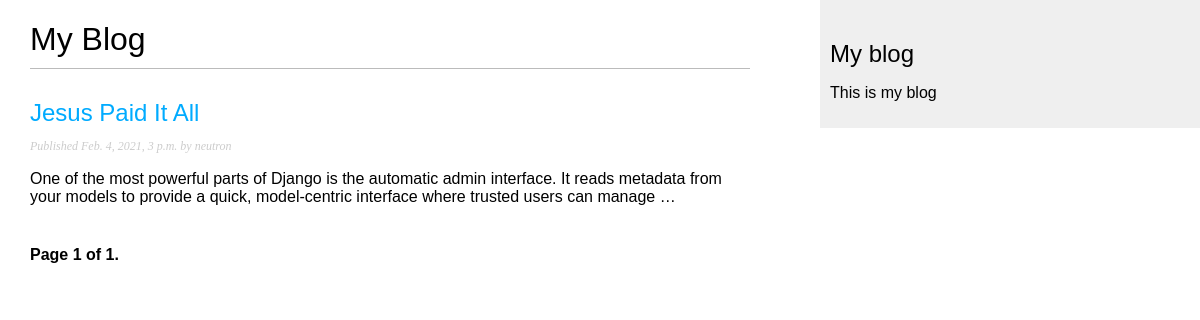
Page /blog/ on the earlier database version.
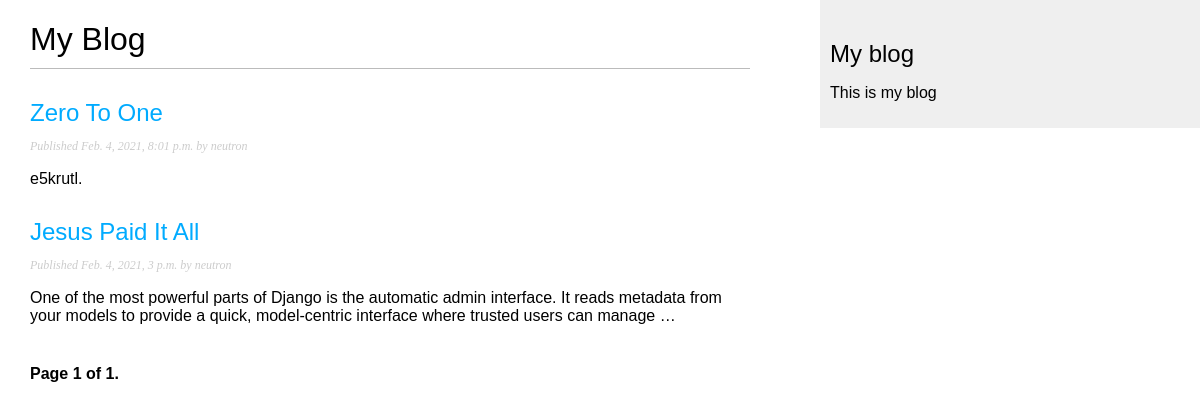
Same page on the later database version.
### blog/models.py (models this page shows, shortened)
class Post(models.Model):
    STATUS_CHOICES = (
        ('draft', 'Draft'),
        ('published', 'Published'),
    )
    title = models.CharField(max_length=250)
    slug = models.SlugField(max_length=250,unique_for_date='publish')
    author = models.ForeignKey(User, on_delete=models.CASCADE, related_name='blog_posts')
    body = models.TextField()
    publish = models.DateTimeField(default=timezone.now)
    created = models.DateTimeField(auto_now_add=True)
    updated = models.DateTimeField(auto_now=True)
    status = models.CharField(max_length=10,choices=STATUS_CHOICES,default='draft')
    class Meta:
        ordering = ('-publish',)
    objects = models.Manager() #Default manager
    published = PublishedManager()#Customer manager
    def get_absolute_url(self):
        return reverse('blog:post_detail',args=[self.publish.year,
                                                self.publish.month,
                                                self.publish.day,
                                                self.slug])

### blog/views.py (the view)
# urls.py: path('',views.PostListView.as_view(), name='post_list'),
class PostListView(ListView):
    queryset = Post.published.all()
    context_object_name = 'posts'
    paginate_by = 3
    template_name = 'blog/post/list.html'

### blog/templates/blog/post/list.html (shortened to what this page needs)
{% extends "blog/base.html" %}
{% block content %}
    <h1>My Blog</h1>
    {% for post in posts %}
    <h2>
        <a href="{{ post.get_absolute_url }}">
            {{ post.title }}
        </a>
    </h2>
    <p class="date">
        Published {{ post.publish }} by {{ post.author}}
    </p>
    {{ post.body |truncatewords:30|linebreaks }}
    {% endfor %}
    {% include "pagination.html" with page=page_obj %}
{% endblock %}

Differences in the rows shown:
added Post: title "Zero To One", publish "Feb. 4, 2021, 8:01 p.m.", author "neutron", body "e5krutl."
